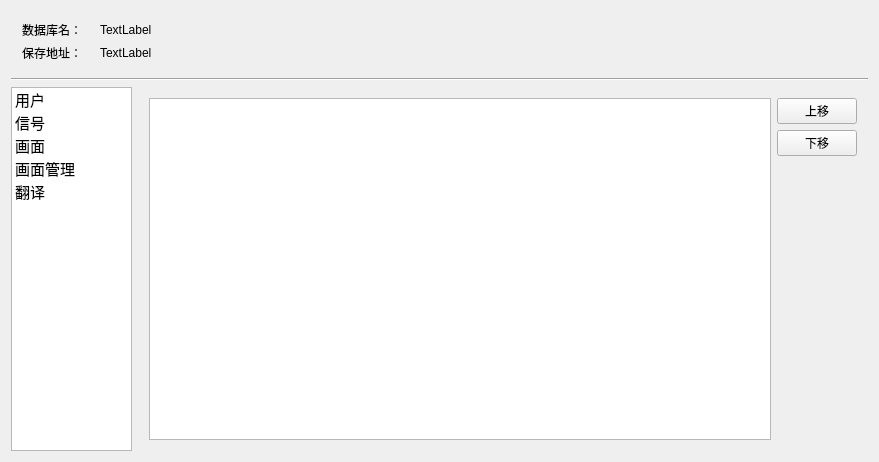
<?xml version="1.0" encoding="UTF-8"?>
<ui version="4.0">
 <class>MainWindow</class>
 <widget class="QMainWindow" name="MainWindow">
  <property name="windowModality">
   <enum>Qt::NonModal</enum>
  </property>
  <property name="enabled">
   <bool>true</bool>
  </property>
  <property name="geometry">
   <rect>
    <x>0</x>
    <y>0</y>
    <width>879</width>
    <height>462</height>
   </rect>
  </property>
  <property name="sizePolicy">
   <sizepolicy hsizetype="Preferred" vsizetype="Preferred">
    <horstretch>0</horstretch>
    <verstretch>0</verstretch>
   </sizepolicy>
  </property>
  <property name="windowTitle">
   <string>ModbusDatabaseCreater</string>
  </property>
  <property name="toolButtonStyle">
   <enum>Qt::ToolButtonIconOnly</enum>
  </property>
  <widget class="QWidget" name="centralWidget">
   <layout class="QVBoxLayout" name="verticalLayout">
    <item>
     <widget class="QWidget" name="widget" native="true">
      <property name="minimumSize">
       <size>
        <width>0</width>
        <height>61</height>
       </size>
      </property>
      <property name="maximumSize">
       <size>
        <width>16777215</width>
        <height>61</height>
       </size>
      </property>
      <layout class="QHBoxLayout" name="horizontalLayout">
       <item>
        <layout class="QGridLayout" name="gridLayout">
         <item row="0" column="0">
          <widget class="QLabel" name="label">
           <property name="minimumSize">
            <size>
             <width>72</width>
             <height>16</height>
            </size>
           </property>
           <property name="text">
            <string>数据库名：</string>
           </property>
          </widget>
         </item>
         <item row="0" column="1">
          <widget class="QLabel" name="label_3">
           <property name="minimumSize">
            <size>
             <width>0</width>
             <height>15</height>
            </size>
           </property>
           <property name="maximumSize">
            <size>
             <width>16777215</width>
             <height>15</height>
            </size>
           </property>
           <property name="text">
            <string>TextLabel</string>
           </property>
          </widget>
         </item>
         <item row="1" column="0">
          <widget class="QLabel" name="label_2">
           <property name="minimumSize">
            <size>
             <width>72</width>
             <height>15</height>
            </size>
           </property>
           <property name="text">
            <string>保存地址：</string>
           </property>
          </widget>
         </item>
         <item row="1" column="1">
          <widget class="QLabel" name="label_4">
           <property name="minimumSize">
            <size>
             <width>0</width>
             <height>15</height>
            </size>
           </property>
           <property name="maximumSize">
            <size>
             <width>16777215</width>
             <height>15</height>
            </size>
           </property>
           <property name="text">
            <string>TextLabel</string>
           </property>
          </widget>
         </item>
        </layout>
       </item>
       <item>
        <spacer name="horizontalSpacer">
         <property name="orientation">
          <enum>Qt::Horizontal</enum>
         </property>
         <property name="sizeHint" stdset="0">
          <size>
           <width>304</width>
           <height>20</height>
          </size>
         </property>
        </spacer>
       </item>
      </layout>
     </widget>
    </item>
    <item>
     <widget class="Line" name="line">
      <property name="orientation">
       <enum>Qt::Horizontal</enum>
      </property>
     </widget>
    </item>
    <item>
     <layout class="QHBoxLayout" name="horizontalLayout_2">
      <item>
       <widget class="QListWidget" name="listWidget">
        <property name="minimumSize">
         <size>
          <width>121</width>
          <height>0</height>
         </size>
        </property>
        <property name="maximumSize">
         <size>
          <width>121</width>
          <height>16777215</height>
         </size>
        </property>
        <property name="font">
         <font>
          <pointsize>11</pointsize>
         </font>
        </property>
        <property name="midLineWidth">
         <number>0</number>
        </property>
        <property name="uniformItemSizes">
         <bool>false</bool>
        </property>
        <property name="batchSize">
         <number>100</number>
        </property>
        <item>
         <property name="text">
          <string>用户</string>
         </property>
        </item>
        <item>
         <property name="text">
          <string>信号</string>
         </property>
        </item>
        <item>
         <property name="text">
          <string>画面</string>
         </property>
        </item>
        <item>
         <property name="text">
          <string>画面管理</string>
         </property>
        </item>
        <item>
         <property name="text">
          <string>翻译</string>
         </property>
        </item>
       </widget>
      </item>
      <item>
       <widget class="QStackedWidget" name="stackedWidget">
        <property name="currentIndex">
         <number>3</number>
        </property>
        <widget class="QWidget" name="page">
         <layout class="QVBoxLayout" name="verticalLayout_2">
          <item>
           <widget class="QTableView" name="UserView"/>
          </item>
          <item>
           <layout class="QHBoxLayout" name="horizontalLayout_3">
            <item>
             <spacer name="horizontalSpacer_2">
              <property name="orientation">
               <enum>Qt::Horizontal</enum>
              </property>
              <property name="sizeHint" stdset="0">
               <size>
                <width>40</width>
                <height>20</height>
               </size>
              </property>
             </spacer>
            </item>
            <item>
             <widget class="QPushButton" name="pushButton_2">
              <property name="minimumSize">
               <size>
                <width>93</width>
                <height>28</height>
               </size>
              </property>
              <property name="maximumSize">
               <size>
                <width>93</width>
                <height>28</height>
               </size>
              </property>
              <property name="text">
               <string>增加用户</string>
              </property>
             </widget>
            </item>
            <item>
             <widget class="QPushButton" name="pushButton_3">
              <property name="minimumSize">
               <size>
                <width>93</width>
                <height>28</height>
               </size>
              </property>
              <property name="maximumSize">
               <size>
                <width>93</width>
                <height>28</height>
               </size>
              </property>
              <property name="text">
               <string>删除用户</string>
              </property>
             </widget>
            </item>
            <item>
             <widget class="QPushButton" name="pushButton_4">
              <property name="minimumSize">
               <size>
                <width>93</width>
                <height>28</height>
               </size>
              </property>
              <property name="maximumSize">
               <size>
                <width>93</width>
                <height>28</height>
               </size>
              </property>
              <property name="text">
               <string>保存修改</string>
              </property>
             </widget>
            </item>
           </layout>
          </item>
         </layout>
        </widget>
        <widget class="QWidget" name="page_2">
         <widget class="QTableView" name="SignalZoneView">
          <property name="geometry">
           <rect>
            <x>11</x>
            <y>11</y>
            <width>131</width>
            <height>341</height>
           </rect>
          </property>
          <property name="minimumSize">
           <size>
            <width>101</width>
            <height>0</height>
           </size>
          </property>
         </widget>
         <widget class="QTableView" name="SignalView">
          <property name="geometry">
           <rect>
            <x>152</x>
            <y>11</y>
            <width>581</width>
            <height>341</height>
           </rect>
          </property>
         </widget>
        </widget>
        <widget class="QWidget" name="page_3">
         <widget class="QGroupBox" name="groupBox_1">
          <property name="geometry">
           <rect>
            <x>119</x>
            <y>11</y>
            <width>611</width>
            <height>90</height>
           </rect>
          </property>
          <property name="title">
           <string>信号信息</string>
          </property>
          <layout class="QVBoxLayout" name="verticalLayout_6">
           <item>
            <widget class="QTableView" name="Scene_Signal_Info_View"/>
           </item>
          </layout>
         </widget>
         <widget class="QGroupBox" name="groupBox_2">
          <property name="geometry">
           <rect>
            <x>119</x>
            <y>99</y>
            <width>617</width>
            <height>250</height>
           </rect>
          </property>
          <property name="title">
           <string/>
          </property>
          <layout class="QVBoxLayout" name="verticalLayout_3">
           <item>
            <layout class="QHBoxLayout" name="horizontalLayout_6">
             <item>
              <widget class="QPushButton" name="AddButton">
               <property name="text">
                <string>+</string>
               </property>
              </widget>
             </item>
             <item>
              <widget class="QPushButton" name="DelButton">
               <property name="text">
                <string>-</string>
               </property>
              </widget>
             </item>
             <item>
              <widget class="QPushButton" name="UpButton">
               <property name="text">
                <string>↑</string>
               </property>
              </widget>
             </item>
             <item>
              <widget class="QPushButton" name="DownButton">
               <property name="text">
                <string>↓</string>
               </property>
              </widget>
             </item>
             <item>
              <spacer name="horizontalSpacer_3">
               <property name="orientation">
                <enum>Qt::Horizontal</enum>
               </property>
               <property name="sizeHint" stdset="0">
                <size>
                 <width>40</width>
                 <height>20</height>
                </size>
               </property>
              </spacer>
             </item>
             <item>
              <widget class="QPushButton" name="SaveButton">
               <property name="text">
                <string>保存</string>
               </property>
              </widget>
             </item>
            </layout>
           </item>
           <item>
            <widget class="QTableView" name="SceneView"/>
           </item>
          </layout>
         </widget>
         <widget class="QTableView" name="SceneZoneView">
          <property name="geometry">
           <rect>
            <x>11</x>
            <y>11</y>
            <width>101</width>
            <height>338</height>
           </rect>
          </property>
         </widget>
        </widget>
        <widget class="QWidget" name="page_4">
         <layout class="QHBoxLayout" name="horizontalLayout_7">
          <item>
           <widget class="QTreeView" name="SceneTreeView"/>
          </item>
          <item>
           <layout class="QVBoxLayout" name="verticalLayout_4">
            <item>
             <widget class="QPushButton" name="SyButton">
              <property name="enabled">
               <bool>true</bool>
              </property>
              <property name="text">
               <string>上移</string>
              </property>
             </widget>
            </item>
            <item>
             <widget class="QPushButton" name="XyButton">
              <property name="enabled">
               <bool>true</bool>
              </property>
              <property name="text">
               <string>下移</string>
              </property>
             </widget>
            </item>
            <item>
             <spacer name="verticalSpacer">
              <property name="orientation">
               <enum>Qt::Vertical</enum>
              </property>
              <property name="sizeHint" stdset="0">
               <size>
                <width>20</width>
                <height>40</height>
               </size>
              </property>
             </spacer>
            </item>
           </layout>
          </item>
         </layout>
        </widget>
        <widget class="QWidget" name="page_5">
         <layout class="QVBoxLayout" name="verticalLayout_5">
          <item>
           <layout class="QHBoxLayout" name="horizontalLayout_8">
            <item>
             <widget class="QPushButton" name="UpdateButton">
              <property name="text">
               <string>更新翻译</string>
              </property>
             </widget>
            </item>
            <item>
             <widget class="QPushButton" name="ReleaseButton">
              <property name="text">
               <string>发布翻译</string>
              </property>
             </widget>
            </item>
            <item>
             <spacer name="horizontalSpacer_4">
              <property name="orientation">
               <enum>Qt::Horizontal</enum>
              </property>
              <property name="sizeHint" stdset="0">
               <size>
                <width>40</width>
                <height>20</height>
               </size>
              </property>
             </spacer>
            </item>
           </layout>
          </item>
          <item>
           <widget class="QTableView" name="TranslationView"/>
          </item>
         </layout>
        </widget>
       </widget>
      </item>
     </layout>
    </item>
   </layout>
  </widget>
 </widget>
 <layoutdefault spacing="6" margin="11"/>
 <resources/>
 <connections/>
</ui>
